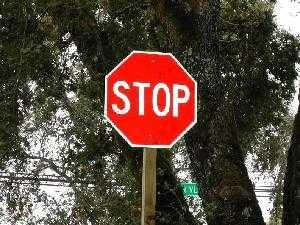
%> input picture PROJECT/IMATGE_INPUT_v2/stop_1.jpg, 300 x 225 px
$ octave prova.m   (GNU Octave 9; MATLAB toolbox functions it lacks are replaced by stand-ins)
%> lines starting %> are read from the running program, lines starting %| are printed output that depends on the picture; in (x1, y1, x2, y2) boxes, pixels count from 0 and x2, y2 are one past the last pixel; in counts of white or black regions, pixels touching at a corner belong together; the program's own positions count from 1
%%
clear; close all;
original = imread('IMATGE_INPUT_v2/stop_1.jpg');  % Read the image
%> original is the input picture: size 225x300x3 uint8; mean R, G, B 88.1, 71.9, 60.1

% Call the detection functions for STOP and CEDA signs
[num_stop] = DetectSTOPSign(original);
% [7 lines not run here, left out]
% [31 lines left out: function DetectCEDASign, not called in this run]

% Function to detect STOP signs
function [number] = DetectSTOPSign(original)
    number = 0;
    % Detect red areas in the image
    [~, Images] = DetectRedArea(original);

    % Detect octagonal shapes (which can be STOP signs)
    [index_detected_octagon] = DetectOctagon(Images);

    % Detect if the word "STOP" is present in the image
    [index_detected_stop] = DetectSTOPWordFromImages(Images);

    % Assign weights to each detection
    weight_stop = 0.7;    % Weight for "stop" detection
    weight_octagon = 0.3; % Weight for "octagon" detection

    % Combine the weighted detections
    % Convert booleans to doubles for computation
    weighted_combination = (double(index_detected_stop) * weight_stop) + ...
                           (double(index_detected_octagon) * weight_octagon);

    % Apply a threshold to decide the final merged_detection
    threshold = 0.5; % Define a threshold for the combined weighted detection
    merged_detection = weighted_combination >= threshold;

    if(any(merged_detection))  % If any of the detection conditions are met
        num = size(merged_detection);
        figure
        imshow(original)
        pause(1)
        hold on
        for p = 1:num(2)  % Loop through detected objects
            if(merged_detection(p) == true)
                number = number + 1;  % Count the detected STOP signs
                % Plot the centroid and bounding box for each detected object
                x = Images(p).Info(1);
                y = Images(p).Info(2);
                bb = Images(p).Info(3:6);
                plot(x,y,'k*');
                rectangle('Position',bb,'EdgeColor','b','LineWidth',3);
            end
        end
        hold off
        disp('There is a stop sign in the image')
    else
        disp('No stop sign present')
    end
end

function [mask, Images] = DetectRedArea(original)
    % DetectRedArea detects red areas in the image using Lab color space.
    % Inputs:
    %   - original: RGB input image
    % Outputs:
    %   - mask: Logical mask for detected red areas
    %   - Images: Struct array with cropped images of detected regions

    % Pad image to avoid conflicts when cropping
    original = padarray(original, [1 1], 1, 'both');
%> original: size 227x302x3 uint8

    % Smooth the image to reduce noise
    filtered = imgaussfilt(original, 1);

    % Convert the image to Lab color space
    labImage = rgb2lab(filtered);
%> labImage: size 227x302x3 double; mean of channels 1, 2, 3 31.3, 3.4, 10.9

    % Extract Lab channels
    L = labImage(:,:,1);    % Lightness
    aChannel = labImage(:,:,2); % Red/Green channel
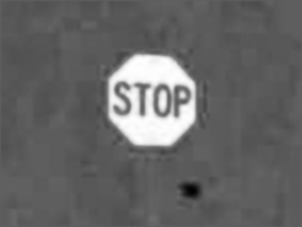
%> aChannel: size 227x302 double; min -47.04, max 79.4, mean 3.4; drawn with min black and max white
    bChannel = labImage(:,:,3); % Blue/Yellow channel
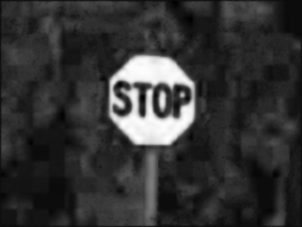
%> bChannel: size 227x302 double; min -3.38, max 67.35, mean 10.9; drawn with min black and max white

    % Threshold for red areas in Lab space
    % Focus on strong red values in the a* channel
    aThreshold = aChannel > 20; % Adjusted for stronger reds
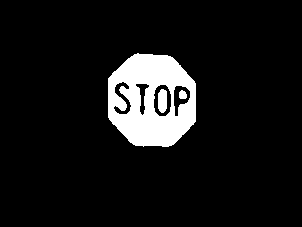
%> aThreshold: size 227x302 logical; 8.6% white; 3 white regions, box (x1, y1, x2, y2) and area: (108, 53, 196, 147) 5667, (158, 89, 167, 113) 190, (179, 90, 187, 99) 59
    bThreshold = bChannel > -1 & bChannel < 1; % Reduce interference from yellows/blues
%> bThreshold: size 227x302 logical; 5.2% white; 91 white regions (74 under 20 px), largest, box (x1, y1, x2, y2) and area: (213, 162, 279, 227) 899, (32, 177, 67, 216) 778, (283, 0, 302, 38) 619
    lThreshold = L > 20 & L < 85; % Exclude very bright or very dark areas
%> lThreshold: size 227x302 logical; 49.6% white; 178 white regions (142 under 20 px), largest, box (x1, y1, x2, y2) and area: (0, 38, 218, 227) 24673, (242, 61, 302, 226) 4073, (220, 0, 302, 60) 1655

    % Combine thresholds to create a binary mask
    selectedmask_raw = aThreshold & ~bThreshold;

    figure; imshow(aThreshold, []); title('a* Threshold');
    figure; imshow(~bThreshold, []); title('b* Threshold');
    figure; imshow(lThreshold, []); title('L Threshold');
    figure; imshow(selectedmask_raw, []); title('Combined Mask');

    % Morphological processing to clean the mask
    se = strel('disk', 2); % Adjust size for noise level
    full_mask = imdilate(selectedmask_raw, se);
%> full_mask: size 227x302 logical; 10.5% white; 1 white region, box (x1, y1, x2, y2) and area: (106, 51, 198, 149) 7195
    full_mask = bwareaopen(full_mask, 300); % Remove small noisy areas
    full_mask = imfill(full_mask, 'holes'); imshow(full_mask)
%> after `full_mask = imfill(full_mask, 'holes')`: full_mask: size 227x302 logical; 10.6% white; 1 white region, box (x1, y1, x2, y2) and area: (106, 51, 198, 149) 7301

    % Label connected components
    Ilabel = bwlabel(full_mask);
%> Ilabel: size 227x302 double; values 0 (black) and 1 (white), 10.6% white; 1 white region
    stats_stop = regionprops(Ilabel, 'Centroid', 'Area', 'BoundingBox');
%> stats_stop = 1 region; box (x1, y1, x2, y2), Area and Centroid: (106, 51, 198, 149) 7301 [152.4 100.9]
    count = 1;

    % Initialize output structure
    Images = struct('Image', {}, 'Info', {}, 'mask', {});

    % Process each detected region
    for i = 1:numel(stats_stop)
        % Area thresholds for region filtering
        area_threshold = 0.1 * max([stats_stop.Area]); % Dynamic threshold
        max_threshold = 400000;

        if stats_stop(i).Area >= area_threshold && stats_stop(i).Area <= max_threshold
            % Extract centroid and bounding box information
            centroid = stats_stop(i).Centroid;
            x = centroid(1);
            y = centroid(2);
            bb = stats_stop(i).BoundingBox;
            area_to_struct = stats_stop(i).Area;

            % Define bounding box with tolerance for cropping
            tolerance = 10; % Adjust as needed
            x_start = max(1, ceil(bb(1)) - tolerance);
            x_end = min(size(original, 2), ceil(bb(1) + bb(3)) + tolerance);
            y_start = max(1, ceil(bb(2)) - tolerance);
            y_end = min(size(original, 1), ceil(bb(2) + bb(4)) + tolerance);

            % Crop the detected region
            Cropped = original(y_start:y_end, x_start:x_end, :);
            Cropped_mask = full_mask(y_start:y_end, x_start:x_end);

            % Save the cropped image and mask to the output structure
            Images(count).Image = Cropped;
            Images(count).Info = [x, y, bb, area_to_struct];
            Images(count).mask = Cropped_mask;

            % Increment the counter
            count = count + 1;
        end
    end
%> this loop made 1 pass
%> (area_threshold, max_threshold, x, y, bb, area_to_struct, tolerance, x_start) on pass 1: (730.1, 400000, 152.4, 100.9, [106.5 51.5 92 98], 7301, 10, 97)
%> pass 1, in DetectRedArea, `Cropped = original(y_start:y_end, x_start:x_end, :);`:
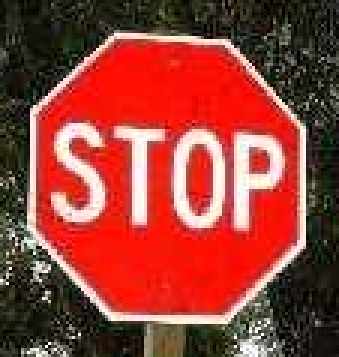
%> Cropped: size 119x113x3 uint8 (shown 3 times larger); mean R, G, B 148.6, 64.6, 54.5
%> pass 1, in DetectRedArea, `Cropped_mask = full_mask(y_start:y_end, x_start:x_end);`:
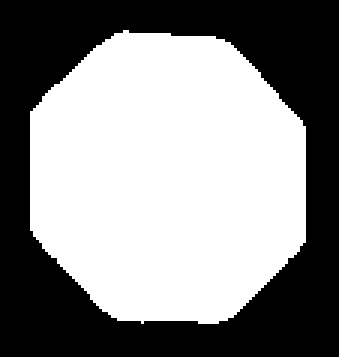
%> Cropped_mask: size 119x113 logical (shown 3 times larger); 54.3% white; 1 black region, box (x1, y1, x2, y2) and area: (0, 0, 113, 119) 6146
%> after the loop, Images = {Info [152.4 100.9 106.5 51.5 92 98 7301]}

    % Return the final mask
    mask = full_mask;
end


%%%%%%%%%%%%%%%%%%%%%%%%%%%%%%%%%%%%%%%%%%%%%%%%%%%%%%%%%%%%%%%%%%%%%%%%%%%
% Function to detect the word STOP in images
% [49 lines left out: function DetectSTOPWordFromImages, not called in this run]

%%%%%%%%%%%%%%%%%%%%%%%%%%%%%%%%%%%%%%%%%%%%%%%%%%%%%%%%%%%%%%%%%%%%%%%%%%%
% Function to detect the individual letters S, T, O, and P
% [139 lines left out: function DetectLettersSTOP, not called in this run]

%%%%%%%%%%%%%%%%%%%%%%%%%%%%%%%%%%%%%%%%%%%%%%%%%%%%%%%%%%%%%%%%%%%%%%%%%%%
function [index_array] = DetectOctagon(Images)
    % DetectOctagon detects an octagonal shape in an input image.
    % Inputs:
    %   - Images: Struct array containing images
    % Outputs:
    %   - index_array: Logical array indicating if an octagon is detected

    % Convert the image to grayscale and smooth it
    num_images = size(Images);
%> num_images = [1 1]
    if num_images < 1
        index_array = false;
        return;
    end

    for j = 1:num_images(2)
        img = Images(j).Image;
        grayImg = rgb2gray(img);               % Convert to grayscale
        grayImg = imgaussfilt(grayImg, 2);     % Apply Gaussian filter to reduce noise

        % Binarize the image
        binImg = imbinarize(grayImg);

        % Morphological operations to enhance the binary image
        se = strel('disk', 1);
        binImg = imdilate(binImg, se);
        binImg = imcomplement(binImg);

        % Remove objects connected to the image border
        binImg = imclearborder(binImg);

        % Edge detection using Canny method
        edges = edge(binImg, 'Canny');

        % Close gaps in edges using morphological operations
        se = strel('disk', 5);
        edges = imdilate(edges, se);
        edges = imerode(edges, se);

        % Find boundaries of connected components
        [boundaries, ~] = bwboundaries(edges, 'noholes');

        % Check if boundaries are found
        if isempty(boundaries)
            disp('No Octagon detected.');
            index_array(j) = false;
            return;
        end

        % Identify the largest boundary
        largestBoundary = [];
        maxBoundarySize = 0;
        for i = 1:length(boundaries)
            currentBoundary = boundaries{i};
            if size(currentBoundary, 1) > maxBoundarySize
                largestBoundary = currentBoundary;
                maxBoundarySize = size(currentBoundary, 1);
            end
        end

        % If no valid boundary is found, exit
        if isempty(largestBoundary)
            disp('No Octagon detected.');
            index_array(j) = false;
            return;
        end

        % Approximate boundary to a polygon
        % Use Douglas-Peucker algorithm to reduce boundary points
        tolerance = 0.02; % Initial tolerance for approximation
        approxBoundary = reducepoly(largestBoundary, tolerance);

        % Adjust the tolerance if the approximation does not have ~8 sides
        if size(approxBoundary, 1) ~= 8
            if size(approxBoundary, 1) < 8
                tolerance = tolerance / 2;
            else
                tolerance = tolerance * 1.5;
            end
            approxBoundary = reducepoly(largestBoundary, tolerance);
        end

        % Check if the approximated boundary has approximately 8 sides
        isOctagon = size(approxBoundary, 1) < 10 && size(approxBoundary, 1) > 6;

        % Output result
        if isOctagon
            disp('Detected an octagon (likely a stop sign)');
            index_array(j) = true;

            % Plot the detected octagon
            figure;
            imshow(img);
            pause(1);
            hold on;
            if ~isempty(largestBoundary)
                plot(largestBoundary(:, 2), largestBoundary(:, 1), 'r', 'LineWidth', 2); % Original boundary
            end
            if ~isempty(approxBoundary)
                plot([approxBoundary(:, 2); approxBoundary(1, 2)], ...
                     [approxBoundary(:, 1); approxBoundary(1, 1)], 'g', 'LineWidth', 2); % Approximated boundary
            end
            title('Detected Octagon (Stop Sign)');
        else
            disp('No octagon detected');
            index_array(j) = false;
        end
    end
%> this loop made 1 pass
%> tolerance on pass 1: 0.02
%> pass 1, in DetectOctagon, `grayImg = imgaussfilt(grayImg, 2);`:
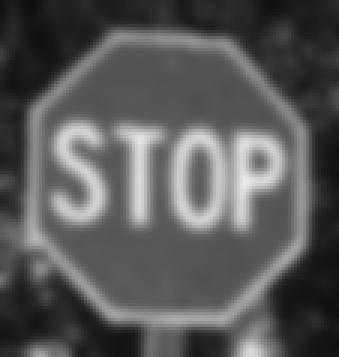
%> grayImg: size 119x113 uint8 (shown 3 times larger); min 16, max 233, mean 88.5
%> pass 1, in DetectOctagon, `binImg = imdilate(binImg, se);`:
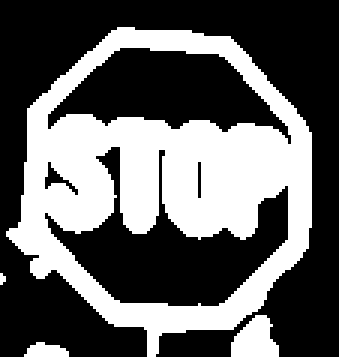
%> binImg: size 119x113 logical (shown 3 times larger); 38% white; 4 white regions (1 under 20 px), largest, box (x1, y1, x2, y2) and area: (2, 9, 104, 119) 4889, (77, 105, 93, 119) 160, (8, 114, 23, 119) 55
%> (the run ends here)

$ run again, with PROJECT/IMATGE_INPUT_v2/stop_11.jpg copied over PROJECT/IMATGE_INPUT_v2/stop_1.jpg
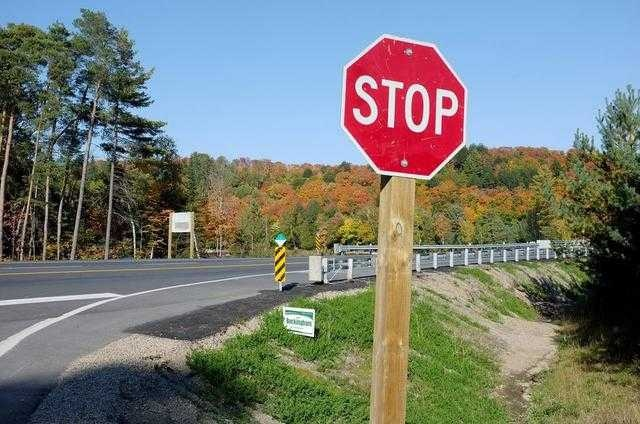
%> input picture PROJECT/IMATGE_INPUT_v2/stop_11.jpg, 640 x 424 px
%> original is the input picture: size 424x640x3 uint8; mean R, G, B 118.6, 123.8, 119
%> original: size 426x642x3 uint8
%> labImage: size 426x642x3 double; mean of channels 1, 2, 3 51, -1.3, 3.7
%> in DetectRedArea, `aThreshold = aChannel > 20;`:
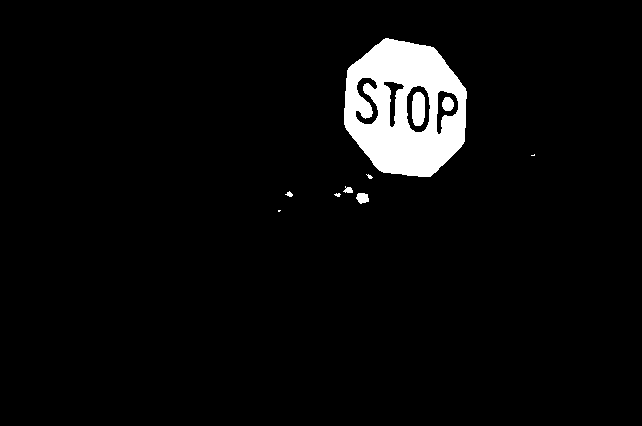
%> aThreshold: size 426x642 logical; 4.4% white; 10 white regions (4 under 20 px), largest, box (x1, y1, x2, y2) and area: (344, 38, 467, 177) 11213, (412, 92, 425, 126) 390, (442, 97, 454, 111) 134, (356, 193, 369, 204) 108, (343, 186, 353, 193) 45, (285, 191, 293, 197) 27
%> bThreshold: size 426x642 logical; 4.9% white; 523 white regions (462 under 20 px), largest, box (x1, y1, x2, y2) and area: (539, 206, 642, 360) 5183, (80, 284, 285, 348) 1894, (33, 349, 114, 377) 632
%> lThreshold: size 426x642 logical; 88.2% white; 254 black regions (178 under 20 px), largest, box (x1, y1, x2, y2) and area: (377, 154, 642, 426) 9887, (0, 358, 279, 426) 9182, (113, 158, 189, 228) 1664
%> Ilabel: size 426x642 double; values 0 (black) and 1 (white), 5.1% white; 1 white region
%> stats_stop = 1 region; box (x1, y1, x2, y2), Area and Centroid: (342, 36, 469, 179) 14040 [406 108.9]
%> the loop in DetectRedArea, `for i = 1:numel(stats_stop)` made 1 pass
%> (area_threshold, max_threshold, x, y, bb, area_to_struct, tolerance, x_start) on pass 1: (1404, 400000, 406, 108.9, [342.5 36.5 127 143], 14040, 10, 333)
%> after the loop in DetectRedArea, `for i = 1:numel(stats_stop)`: Images = {Info [406 108.9 342.5 36.5 127 143 14040]}
%> num_images = [1 1]
%> the loop in DetectOctagon, `for j = 1:num_images(2)` made 1 pass
%> tolerance on pass 1: 0.02
%> pass 1, in DetectOctagon, `binImg = imdilate(binImg, se);`:
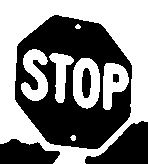
%> binImg: size 164x148 logical; 51.5% white; 5 black regions, box (x1, y1, x2, y2) and area: (15, 15, 132, 149) 8842, (85, 121, 148, 164) 1544, (0, 139, 60, 164) 1109, (82, 68, 91, 98) 224, (113, 74, 119, 83) 48

$ run again, with PROJECT/IMATGE_INPUT_v2/stop_12.jpg copied over PROJECT/IMATGE_INPUT_v2/stop_1.jpg
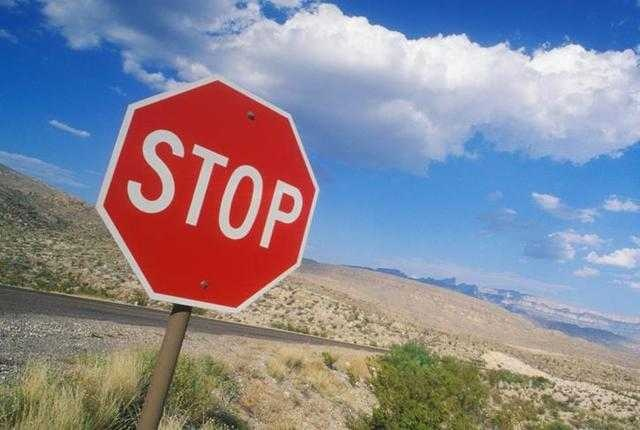
%> input picture PROJECT/IMATGE_INPUT_v2/stop_12.jpg, 640 x 430 px
%> original is the input picture: size 430x640x3 uint8; mean R, G, B 136.7, 135.1, 149.2
%> original: size 432x642x3 uint8
%> labImage: size 432x642x3 double; mean of channels 1, 2, 3 57.7, 7.1, -4.4
%> aThreshold: size 432x642 logical; 11.1% white; 7 white regions (3 under 20 px), largest, box (x1, y1, x2, y2) and area: (104, 81, 317, 309) 29599, (229, 176, 256, 230) 947, (280, 194, 296, 214) 258, (2, 19, 11, 25) 33
%> bThreshold: size 432x642 logical; 1.4% white; 226 white regions (201 under 20 px), largest, box (x1, y1, x2, y2) and area: (350, 22, 389, 49) 584, (410, 42, 463, 68) 540, (448, 49, 465, 81) 495
%> lThreshold: size 432x642 logical; 94.6% white; 54 black regions (40 under 20 px), largest, box (x1, y1, x2, y2) and area: (277, 6, 635, 114) 12652, (0, 0, 220, 432) 866, (303, 0, 642, 47) 385
%> Ilabel: size 432x642 double; values 0 (black) and 1 (white), 13.2% white; 1 white region
%> stats_stop = 1 region; box (x1, y1, x2, y2), Area and Centroid: (102, 79, 319, 311) 36641 [212.5 196.7]
%> the loop in DetectRedArea, `for i = 1:numel(stats_stop)` made 1 pass
%> (area_threshold, max_threshold, x, y, bb, area_to_struct, tolerance, x_start) on pass 1: (3664.1, 400000, 212.5, 196.7, [102.5 79.5 217 232], 36641, 10, 93)
%> after the loop in DetectRedArea, `for i = 1:numel(stats_stop)`: Images = {Info [212.5 196.7 102.5 79.5 217 232 36641]}
%> num_images = [1 1]
%> the loop in DetectOctagon, `for j = 1:num_images(2)` made 1 pass
%> tolerance on pass 1: 0.02
%> pass 1, in DetectOctagon, `binImg = imdilate(binImg, se);`:
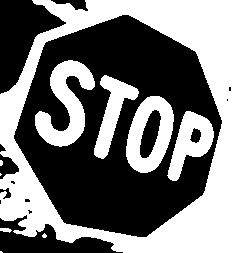
%> binImg: size 253x238 logical; 46.9% white; 10 white regions (4 under 20 px), largest, box (x1, y1, x2, y2) and area: (0, 0, 238, 253) 20577, (35, 60, 95, 147) 2434, (126, 96, 174, 173) 2121, (167, 111, 214, 181) 1576, (94, 75, 139, 159) 1451, (0, 228, 12, 233) 41
